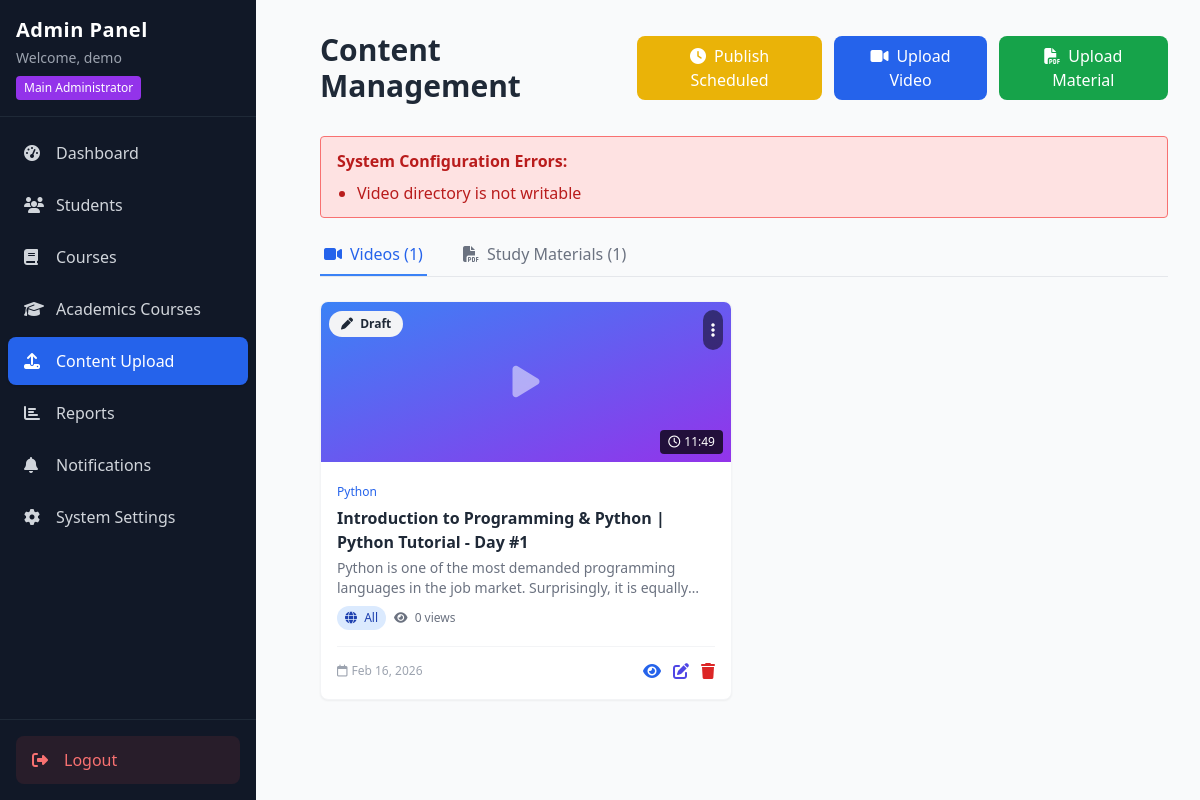
Screenshot of /admin/content.php (signed in) with the database file from the repository.
### tables this page shows
CREATE TABLE `videos` (
  `id` int(11) NOT NULL,
  `course_id` int(11) DEFAULT NULL,
  `title` varchar(200) NOT NULL,
  `description` text DEFAULT NULL,
  `video_url` varchar(500) DEFAULT NULL,
  `thumbnail` varchar(500) DEFAULT NULL,
  `duration` varchar(50) DEFAULT NULL,
  `order_num` int(11) DEFAULT 0,
  `status` enum('draft','scheduled','published','disabled') DEFAULT 'draft',
  `scheduled_at` datetime DEFAULT NULL,
  `access` enum('all','enrolled_only','none') DEFAULT 'all',
  `views` int(11) DEFAULT 0,
  `created_at` timestamp NOT NULL DEFAULT current_timestamp()
);

CREATE TABLE `courses` (
  `id` int(11) NOT NULL,
  `title` varchar(200) NOT NULL,
  `description` text DEFAULT NULL,
  `instructor` varchar(100) DEFAULT NULL,
  `duration` varchar(50) DEFAULT NULL,
  `status` enum('active','inactive') DEFAULT 'active',
  `created_at` timestamp NOT NULL DEFAULT current_timestamp()
);

### admin/content.php (the view, shortened to what this page needs)
<?php
require_once '../includes/auth.php';
$upload_base = __DIR__ . '/../uploads/';
$video_dir = $upload_base . 'videos/';
$upload_errors = [];
if (!is_writable($video_dir)) $upload_errors[] = 'Video directory is not writable';
$videos = $pdo->query("
    SELECT v.*, c.title as course_title
    FROM videos v
    JOIN courses c ON v.course_id = c.id
    ORDER BY c.title, v.order_num
")->fetchAll();
foreach ($videos as &$video) {
    if ($video['thumbnail']) {
        $full_thumb_path = __DIR__ . '/../' . $video['thumbnail'];
        if (!file_exists($full_thumb_path)) {
            $pdo->prepare("UPDATE videos SET thumbnail = NULL WHERE id = ?")->execute([$video['id']]);
        }
    }
}
$materials = $pdo->query("
    SELECT m.*, c.title as course_title
    FROM materials m
    JOIN courses c ON m.course_id = c.id
    ORDER BY c.title, m.created_at DESC
")->fetchAll();
?>
<!DOCTYPE html>
<html lang="en">
<head>
    <script src="https://cdn.tailwindcss.com"></script>
    <link rel="stylesheet" href="https://cdnjs.cloudflare.com/ajax/libs/font-awesome/6.4.0/css/all.min.css">
</head>
<body class="bg-gray-50">
    <div class="flex h-screen">
        <?php include 'sidebar.php'; ?>
        <div class="flex-1 overflow-auto">
            <div class="p-8">
                <div class="flex justify-between items-center mb-8">
                    <h1 class="text-3xl font-bold text-gray-800">Content Management</h1>
                    <div class="flex space-x-3">
                        <button onclick="publishNow()" class="bg-yellow-500 text-white px-4 py-2 rounded-lg hover:bg-yellow-600">
                            <i class="fas fa-clock mr-2"></i>Publish Scheduled
                        </button>
                        <button onclick="openUploadModal('video')" class="bg-blue-600 text-white px-4 py-2 rounded-lg hover:bg-blue-700">
                            <i class="fas fa-video mr-2"></i>Upload Video
                        </button>
                        <button onclick="openUploadModal('material')" class="bg-green-600 text-white px-4 py-2 rounded-lg hover:bg-green-700">
                            <i class="fas fa-file-pdf mr-2"></i>Upload Material
                        </button>
                    </div>
                </div>
                <?php if (!empty($upload_errors)): ?>
                    <div class="bg-red-100 border border-red-400 text-red-700 px-4 py-3 rounded mb-4">
                        <strong>System Configuration Errors:</strong>
                        <ul class="list-disc ml-5 mt-2">
                            <?php foreach ($upload_errors as $upload_error): ?>
                                <li><?= htmlspecialchars($upload_error) ?></li>
                            <?php endforeach; ?>
                        </ul>
                    </div>
                <?php endif; ?>
                <div class="border-b border-gray-200 mb-6">
                    <nav class="flex space-x-8">
                        <button onclick="showTab('videos')" id="tab-videos-btn" class="tab-btn active py-2 px-1 border-b-2 border-blue-500 font-medium text-blue-600">
                            <i class="fas fa-video mr-2"></i>Videos (<?= count($videos) ?>)
                        </button>
                        <button onclick="showTab('materials')" id="tab-materials-btn" class="tab-btn py-2 px-1 border-b-2 border-transparent font-medium text-gray-500 hover:text-gray-700">
                            <i class="fas fa-file-pdf mr-2"></i>Study Materials (<?= count($materials) ?>)
                        </button>
                    </nav>
                </div>
                <div id="videos-tab" class="tab-content">
                    <?php if (empty($videos)): ?>
                        <div class="text-center py-12">
                            <div class="w-24 h-24 bg-gray-100 rounded-full mx-auto mb-4 flex items-center justify-center">
                                <i class="fas fa-video text-gray-400 text-3xl"></i>
                            </div>
                            <h3 class="text-lg font-medium text-gray-900 mb-2">No videos yet</h3>
                            <p class="text-gray-500 mb-4">Upload your first video to get started</p>
                            <button onclick="openUploadModal('video')" class="bg-blue-600 text-white px-4 py-2 rounded-lg hover:bg-blue-700">
                                <i class="fas fa-upload mr-2"></i>Upload Video
                            </button>
                        </div>
                    <?php else: ?>
                        <div class="video-grid">
                            <?php foreach ($videos as $video):
                                $status_colors = [
                                    'draft' => 'bg-gray-100 text-gray-800',
                                    'published' => 'bg-green-100 text-green-800',
                                    'scheduled' => 'bg-yellow-100 text-yellow-800',
                                    'disabled' => 'bg-red-100 text-red-800'
                                ];
                                $status_color = $status_colors[$video['status']] ?? 'bg-gray-100 text-gray-800';
                                $access_colors = [
                                    'all' => 'bg-blue-100 text-blue-800',
                                    'enrolled_only' => 'bg-purple-100 text-purple-800',
                                    'none' => 'bg-gray-100 text-gray-800'
                                ];
                                $access_color = $access_colors[$video['access']] ?? 'bg-blue-100 text-blue-800';
                            ?>
                            <div class="video-card bg-white rounded-lg shadow-sm border border-gray-100 overflow-hidden relative" id="video-<?= $video['id'] ?>">
                                <div class="relative h-40 bg-gray-800">
                                    <?php if ($video['thumbnail']): ?>
                                        <img src="../<?= htmlspecialchars($video['thumbnail']) ?>?t=<?= time() ?>"
                                             alt="Thumbnail"
                                             class="w-full h-full object-cover"
                                             onerror="this.onerror=null; this.parentElement.classList.add('thumbnail-error'); this.parentElement.innerHTML='<div class=\'w-full h-full flex items-center justify-center\'><i class=\'fas fa-play text-white text-4xl opacity-50\'></i><div class=\'absolute bottom-0 left-0 right-0 bg-red-500 text-white text-xs p-1 text-center\'>Thumbnail not found</div></div>';">
                                    <?php else: ?>
                                        <div class="w-full h-full flex items-center justify-center bg-gradient-to-br from-blue-500 to-purple-600">
                                            <i class="fas fa-play text-white text-4xl opacity-50"></i>
                                        </div>
                                    <?php endif; ?>
                                    <div class="absolute top-2 left-2">
                                        <span class="status-badge <?= $status_color ?>">
                                            <i class="fas fa-<?= $video['status'] == 'published' ? 'check-circle' : ($video['status'] == 'draft' ? 'pen' : ($video['status'] == 'scheduled' ? 'clock' : 'ban')) ?> mr-1"></i>
                                            <?= ucfirst($video['status']) ?>
                                        </span>
                                    </div>
                                    <div class="absolute top-2 right-2">
                                        <button onclick="toggleQuickMenu(<?= $video['id'] ?>)" class="bg-black bg-opacity-50 text-white p-2 rounded-full hover:bg-opacity-70 transition">
                                            <i class="fas fa-ellipsis-v"></i>
                                        </button>
                                    </div>
                                    <span class="absolute bottom-2 right-2 bg-black bg-opacity-75 text-white text-xs px-2 py-1 rounded">
                                        <i class="far fa-clock mr-1"></i><?= htmlspecialchars($video['duration'] ?? '00:00') ?>
                                    </span>
                                </div>
                                <div class="p-4">
                                    <div class="flex items-start justify-between">
                                        <div class="flex-1">
                                            <span class="text-xs text-blue-600 font-medium"><?= htmlspecialchars($video['course_title']) ?></span>
                                            <h3 class="font-semibold text-gray-800 mt-1"><?= htmlspecialchars($video['title']) ?></h3>
                                            <p class="text-sm text-gray-500 mt-1 line-clamp-2"><?= htmlspecialchars($video['description']) ?></p>
                                            <div class="flex items-center mt-2 space-x-2">
                                                <span class="text-xs px-2 py-1 rounded-full <?= $access_color ?>">
                                                    <i class="fas fa-<?= $video['access'] == 'all' ? 'globe' : ($video['access'] == 'enrolled_only' ? 'lock' : 'ban') ?> mr-1"></i>
                                                    <?= ucfirst(str_replace('_', ' ', $video['access'])) ?>
                                                </span>
                                                <span class="text-xs text-gray-500">
                                                    <i class="fas fa-eye mr-1"></i> <?= number_format($video['views'] ?? 0) ?> views
                                                </span>
                                            </div>
                                        </div>
                                    </div>
                                    <div class="flex items-center justify-between mt-4 pt-3 border-t border-gray-100">
                                        <span class="text-xs text-gray-400">
                                            <i class="far fa-calendar mr-1"></i><?= date('M d, Y', strtotime($video['created_at'])) ?>
                                        </span>
                                        <div class="flex space-x-3">
                                            <a href="../<?= htmlspecialchars($video['video_url']) ?>" target="_blank" class="text-blue-600 hover:text-blue-800" title="View">
                                                <i class="fas fa-eye"></i>
                                            </a>
                                            <a href="edit_video.php?id=<?= $video['id'] ?>" class="text-indigo-600 hover:text-indigo-800" title="Full Edit">
                                                <i class="fas fa-edit"></i>
                                            </a>
                                            <a href="?delete_video=<?= $video['id'] ?>" onclick="return confirm('Are you sure you want to delete this video? This action cannot be undone.')" class="text-red-600 hover:text-red-800" title="Delete">
                                                <i class="fas fa-trash"></i>
                                            </a>
                                        </div>
                                    </div>
                                </div>
                            </div>
                            <?php endforeach; ?>
                        </div>
                    <?php endif; ?>
                </div>
            </div>
        </div>
    </div>
</body>
</html>

### admin/content.php (style rules this page uses)
.video-grid, .material-grid { display: grid; grid-template-columns: repeat(auto-fill, minmax(320px, 1fr)); gap: 1.5rem; }
.video-card { transition: all 0.3s ease; }
.status-badge { padding: 0.25rem 0.75rem; border-radius: 9999px; font-size: 0.75rem; font-weight: 600; display: inline-block; }

### rows the page displays
videos: status "Draft", duration "11:49", course.title "Python", title "Introduction to Programming & Python | Python Tutorial - Day #1", description "Python is one of the most demanded programming languages in the job market. Surprisingly, it is…", access "All", views "0", created_at "Feb 16, 2026"

### other values shown
$_SESSION['name'] "demo"
$upload_error "Video directory is not writable"
count($videos) "1"
count($materials) "1"
